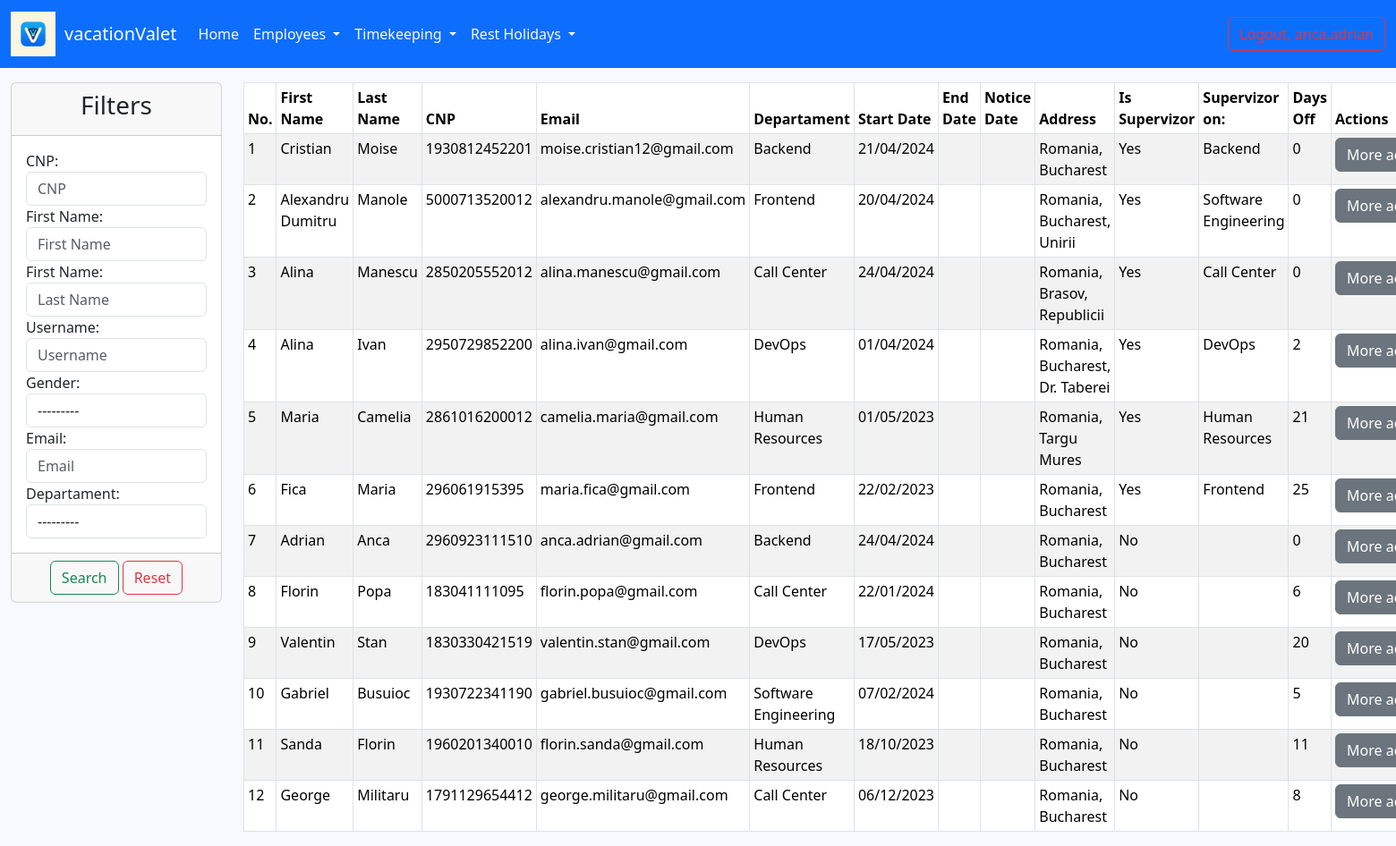
Page /list_employees/ (signed in) on the committed database.
### employee/models.py (models this page shows, shortened)
class Employee(AbstractUser):
    GENDER_OPTIONS = (
        ('male', 'Male'),
        ('female', 'Female')
    )
    cnp = models.IntegerField(blank=False, null=True, unique=True)
    gender = models.CharField(max_length=6, choices=GENDER_OPTIONS, null=True)
    birth_date = models.DateField(null=True, blank=False)
    departament = models.ForeignKey(Department, on_delete=models.CASCADE, null=True)
    start_date = models.DateField(null=True)
    end_date = models.DateField(null=True, blank=True)
    notice_date = models.DateField(null=True, blank=True)
    address = models.TextField(blank=True, null=True)
    is_supervisor = models.BooleanField(default=False, blank=True, null=True)
    days_off = models.IntegerField(blank=True, null=True)
    created_at = models.DateTimeField(auto_now_add=True)
    updated_at = models.DateTimeField(auto_now=True)
    @property
    def is_supervisor(self):
        return Department.objects.filter(supervisor=self).exists()
    @property
    def supervisor_departments(self):
        return Department.objects.filter(supervisor=self)

class Department(models.Model):
    name = models.CharField(max_length=100)
    supervisor = models.ForeignKey('Employee', on_delete=models.CASCADE, null=True, blank=True)
    def __str__(self):
        return self.name

### employee/views.py (the view)
# urls.py: path('list_employees/', views.EmployeeListView.as_view(), name='list-employees'),
class EmployeeListView(LoginRequiredMixin, ListView):
    template_name = 'employee/list_of_employees.html'
    model = Employee
    context_object_name = 'all_employees'
    def get_queryset(self):
        return Employee.objects.filter(is_active=True)
    def get_context_data(self, **kwargs):
        data = super().get_context_data(**kwargs)
        employees = Employee.objects.filter(is_superuser=False)
        myfilter = EmployeeFilter(self.request.GET, queryset=employees)
        employees = myfilter.qs
        data['all_employees'] = employees
        data['filter'] = myfilter.form
        return data

### templates/employee/list_of_employees.html (shortened to what this page needs)
{% extends 'base.html' %}
{% load static %}
{% block content %}
    <div class="container-fluid">
        <div class="row">
            <div class="col-md-2 gy-3">
                <div class="card">
                    <div class="card-header">
                        <h3 class="text-center">Filters</h3>
                    </div>
                    <form method="get">
                        <div class="card-body">
                            {{ filter }}
                        </div>
                        <div class="card-footer text-center">
                            <button type="submit" class="btn btn-outline-success">Search</button>
                            <a href="{% url 'list-employees' %}" class="btn btn-outline-danger">Reset</a>
                        </div>
                    </form>
                </div>
            </div>
            <div class="col-md-10 gy-3">
                {% if all_employees %}
                    <table class="table table-striped table-bordered table-sm">
                        <thead>
                        <tr>
                            <th>No.</th>
                            <th>First Name</th>
                            <th>Last Name</th>
                            <th>CNP</th>
                            <th>Email</th>
                            <th>Departament</th>
                            <th>Start Date</th>
                            <th>End Date</th>
                            <th>Notice Date</th>
                            <th>Address</th>
                            <th>Is Supervizor</th>
                            <th>Supervizor on:</th>
                            <th>Days Off</th>
                            <th>Actions</th>
                        </tr>
                        </thead>
                        <tbody>
                        {% for employee in all_employees %}
                            <tr>
                                <td>{{ forloop.counter}}</td>
                                <td>{{ employee.first_name }}</td>
                                <td>{{ employee.last_name }}</td>
                                <td>{{ employee.cnp }}</td>
                                <td>{{ employee.email }}</td>
                                <td>{{ employee.departament }}</td>
                                <td>{{ employee.start_date|date:'d/m/Y' }}</td>
                                <td>{{ employee.end_date|date:'d/m/Y' }}</td>
                                <td>{{ employee.notice_date|date:'d/m/Y' }}</td>
                                <td>{{ employee.address }}</td>
                                <td>
                                    {% if employee.is_supervisor %}
                                        Yes
                                    {% else %}
                                        No
                                    {% endif %}
                                </td>
                                <td>
                                    {% for department in employee.supervisor_departments %}
                                        {{ department.name }}
                                    {% endfor %}
                                </td>
                                <td>{{ employee.days_off }}</td>
                                <td>
                                    <div class="dropdown">
                                        <button class="btn btn-secondary dropdown-toggle" type="button"
                                                data-bs-toggle="dropdown" aria-expanded="false">
                                            More actions
                                        </button>
                                    </div>
                                </td>
                            </tr>
                        {% endfor %}
                        </tbody>
                    </table>
                {% endif %}
            </div>
        </div>
    </div>
{% endblock %}

### rows in the picture
Employee: first_name "Cristian", last_name "Moise", cnp "1930812452201", email "moise.cristian12@gmail.com", departament "Backend", start_date "21/04/2024", address "Romania, Bucharest", shows "Yes", days_off "0"
Department: name "Backend"
Employee: first_name "Alexandru Dumitru", last_name "Manole", cnp "5000713520012", email "alexandru.manole@gmail.com", departament "Frontend", start_date "20/04/2024", address "Romania, Bucharest, Unirii", shows "Yes", days_off "0"
Department: name "Software Engineering"
Employee: first_name "Alina", last_name "Manescu", cnp "2850205552012", email "alina.manescu@gmail.com", departament "Call Center", start_date "24/04/2024", address "Romania, Brasov, Republicii", shows "Yes", days_off "0"
Department: name "Call Center"
Employee: first_name "Alina", last_name "Ivan", cnp "2950729852200", email "alina.ivan@gmail.com", departament "DevOps", start_date "01/04/2024", address "Romania, Bucharest, Dr. Taberei", shows "Yes", days_off "2"
Department: name "DevOps"
Employee: first_name "Maria", last_name "Camelia", cnp "2861016200012", email "camelia.maria@gmail.com", departament "Human Resources", start_date "01/05/2023", address "Romania, Targu Mures", shows "Yes", days_off "21"
Department: name "Human Resources"
Employee: first_name "Fica", last_name "Maria", cnp "296061915395", email "maria.fica@gmail.com", departament "Frontend", start_date "22/02/2023", address "Romania, Bucharest", shows "Yes", days_off "25"
Department: name "Frontend"
Employee: first_name "Adrian", last_name "Anca", cnp "2960923111510", email "anca.adrian@gmail.com", departament "Backend", start_date "24/04/2024", address "Romania, Bucharest", shows "No", days_off "0"
Employee: first_name "Florin", last_name "Popa", cnp "183041111095", email "florin.popa@gmail.com", departament "Call Center", start_date "22/01/2024", address "Romania, Bucharest", shows "No", days_off "6"
Employee: first_name "Valentin", last_name "Stan", cnp "1830330421519", email "valentin.stan@gmail.com", departament "DevOps", start_date "17/05/2023", address "Romania, Bucharest", shows "No", days_off "20"
Employee: first_name "Gabriel", last_name "Busuioc", cnp "1930722341190", email "gabriel.busuioc@gmail.com", departament "Software Engineering", start_date "07/02/2024", address "Romania, Bucharest", shows "No", days_off "5"
Employee: first_name "Sanda", last_name "Florin", cnp "1960201340010", email "florin.sanda@gmail.com", departament "Human Resources", start_date "18/10/2023", address "Romania, Bucharest", shows "No", days_off "11"
Employee: first_name "George", last_name "Militaru", cnp "1791129654412", email "george.militaru@gmail.com", departament "Call Center", start_date "06/12/2023", address "Romania, Bucharest", shows "No", days_off "8"
